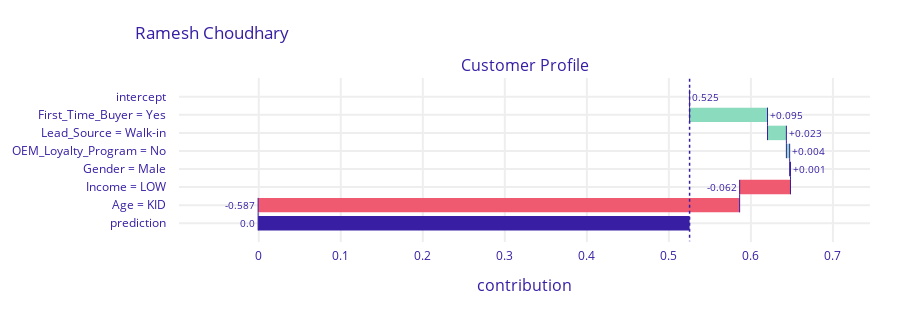
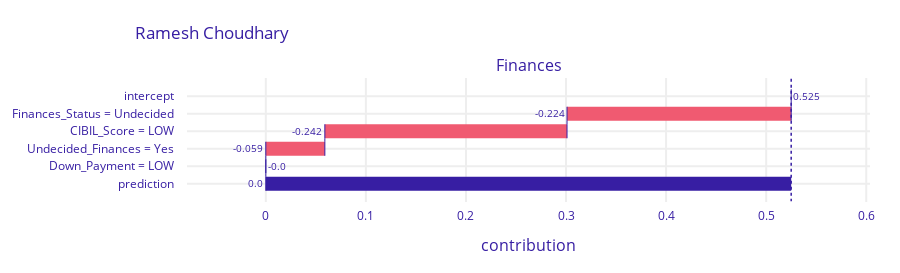
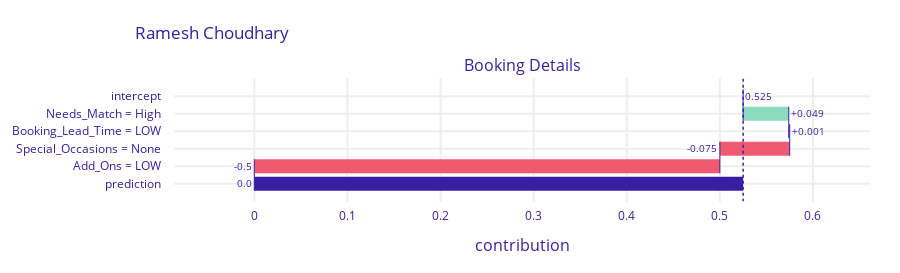
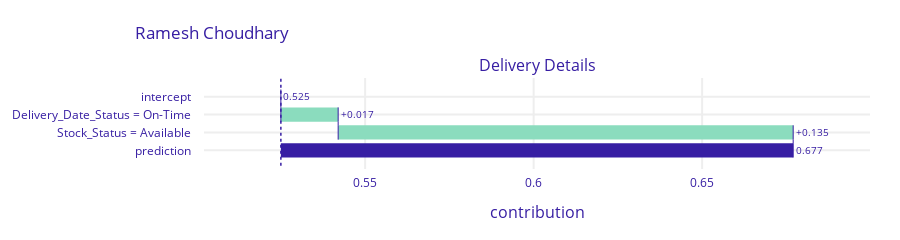

The code cell stored with these charts, in order, in its notebook:
### Code cell
def getValuesofCustomer(person):
    index = np.where(df_index['Customer name'] == person)[0][0]
    to_predicted = new_df.iloc[int(index)]

    model1values = to_predicted[df_Customerprofile.columns]
    breakdown = exp1.predict_parts(to_predicted[df_Customerprofile.columns], type='break_down', label='Customer Profile')
    breakdown.plot(title=person)

    model2values = to_predicted[df_Finance.columns]
    breakdown = exp2.predict_parts(to_predicted[df_Finance.columns], type='break_down', label='Finances')
    breakdown.plot(title=person)

    model3values = to_predicted[df_Bookingdetails.columns]
   
    breakdown = exp3.predict_parts(to_predicted[df_Bookingdetails.columns], type='break_down', label='Booking Details')
    breakdown.plot(title=person)

    model4values = to_predicted[df_deliveryDetails.columns]
   
    breakdown = exp4.predict_parts(to_predicted[df_deliveryDetails.columns], type='break_down', label='Delivery Details')
    breakdown.plot(title=person)

    model5values = to_predicted[df_customerexperience.columns]
   
    breakdown = exp5.predict_parts(to_predicted[df_customerexperience.columns], type='break_down', label='Additional Customer Details')
    breakdown.plot(title=person)

    model1_predicted = df_customermodel.predict(model1values).to_numpy()[0]
    model2_predicted = df_financesmodel.predict(model2values).to_numpy()[0]
    model3_predicted = df_bookingdetailsmodel.predict(model3values).to_numpy()[0]
    model4_predicted = df_deliverydetailsmodel.predict(model4values).to_numpy()[0]
    model5_predicted = df_customerexperiencemodel.predict(model5values).to_numpy()[0]
    finalresult  = model1_predicted + model2_predicted + model3_predicted + model4_predicted + model5_predicted
    bar_labels = ['Customer Profile', 'Finances', 'Booking Details', 'Delivery Details','Additional Customer Inputs']
    bar_values = [model1_predicted,model2_predicted,model3_predicted,model4_predicted,model5_predicted]
    plt.bar(bar_labels, bar_values)
    plt.title('How its impacted to final output ?')
    plt.xlabel('Profiles')
    plt.ylabel('Weights')
    plt.xticks(fontsize=6)
    plt.show()
    return round((finalresult * 100) / 5,2)

print("Final Prbability: ", getValuesofCustomer('Ramesh Choudhary'))

### Figure 1 — Plotly figure (JSON) as saved in the notebook; plotly's stock layout.template omitted (floating-point values rounded to 4 significant figures)
{"data": [{"base": 0.5253, "connector": {"line": {"color": "#371ea3", "dash": "solid", "width": 1}, "mode": "spanning"}, "decreasing": {"marker": {"color": "#f05a71"}}, "hoverinfo": "text+delta", "hoverlabel": {"bgcolor": "rgba(0,0,0,0.8)"}, "hovertext": ["Average response: 0.525<br>Prediction: 0.0", "First_Time_Buyer = Yes<br>increases average response by", "Lead_Source = Walk-in<br>increases average response by", "OEM_Loyalty_Program = No<br>increases average response by", "Gender = Male<br>increases average response by", "Income = LOW<br>decreases average response by", "Age = KID<br>decreases average response by", "Average response: 0.525<br>Prediction: 0.0"], "increasing": {"marker": {"color": "#8bdcbe"}}, "measure": ["relative", "relative", "relative", "relative", "relative", "relative", "relative", "total"], "orientation": "h", "showlegend": false, "text": ["0.525", "+0.095", "+0.023", "+0.004", "+0.001", "-0.062", "-0.587", "0.0"], "textposition": "outside", "totals": {"marker": {"color": "#371ea3"}}, "type": "waterfall", "x": [0, 0.095, 0.023, 0.004, 0.001, -0.062, -0.587, -0.525], "xaxis": "x", "y": ["intercept", "First_Time_Buyer = Yes", "Lead_Source = Walk-in", "OEM_Loyalty_Program = No", "Gender = Male", "Income = LOW", "Age = KID", "prediction"], "yaxis": "y"}], "layout": {"annotations": [{"font": {"size": 16}, "showarrow": false, "text": "Customer Profile", "x": 0.5, "xanchor": "center", "xref": "paper", "y": 1, "yanchor": "bottom", "yref": "paper"}, {"font": {"size": 16}, "showarrow": false, "text": "contribution", "x": 0.5, "xanchor": "center", "xref": "paper", "y": 0, "yanchor": "top", "yref": "paper", "yshift": -30}], "font": {"color": "#371ea3"}, "height": 313, "margin": {"b": 71, "r": 30, "t": 78}, "shapes": [{"line": {"color": "#371ea3", "dash": "dot", "width": 1.5}, "type": "line", "x0": 0.5253, "x1": 0.5253, "xref": "x", "y0": -1, "y1": 8, "yref": "y"}], "title": {"text": "Ramesh Choudhary", "x": 0.15}, "xaxis": {"anchor": "y", "automargin": true, "domain": [0, 1], "fixedrange": true, "gridwidth": 2, "range": [-0.0972, 0.7452], "tickcolor": "white", "ticklen": 3, "ticks": "outside", "type": "linear", "zeroline": false}, "yaxis": {"anchor": "x", "automargin": true, "autorange": "reversed", "domain": [0, 1], "fixedrange": true, "gridwidth": 2, "tickcolor": "white", "ticklen": 10, "ticks": "outside", "type": "category"}}}

### Figure 2 — Plotly figure (JSON) as saved in the notebook; plotly's stock layout.template omitted (floating-point values rounded to 4 significant figures)
{"data": [{"base": 0.525, "connector": {"line": {"color": "#371ea3", "dash": "solid", "width": 1}, "mode": "spanning"}, "decreasing": {"marker": {"color": "#f05a71"}}, "hoverinfo": "text+delta", "hoverlabel": {"bgcolor": "rgba(0,0,0,0.8)"}, "hovertext": ["Average response: 0.525<br>Prediction: 0.0", "Finances_Status = Undecided<br>decreases average response by", "CIBIL_Score = LOW<br>decreases average response by", "Undecided_Finances = Yes<br>decreases average response by", "Down_Payment = LOW<br>decreases average response by", "Average response: 0.525<br>Prediction: 0.0"], "increasing": {"marker": {"color": "#8bdcbe"}}, "measure": ["relative", "relative", "relative", "relative", "relative", "total"], "orientation": "h", "showlegend": false, "text": ["0.525", "-0.224", "-0.242", "-0.059", "-0.0", "0.0"], "textposition": "outside", "totals": {"marker": {"color": "#371ea3"}}, "type": "waterfall", "x": [0, -0.224, -0.242, -0.059, 0, -0.525], "xaxis": "x", "y": ["intercept", "Finances_Status = Undecided", "CIBIL_Score = LOW", "Undecided_Finances = Yes", "Down_Payment = LOW", "prediction"], "yaxis": "y"}], "layout": {"annotations": [{"font": {"size": 16}, "showarrow": false, "text": "Finances", "x": 0.5, "xanchor": "center", "xref": "paper", "y": 1, "yanchor": "bottom", "yref": "paper"}, {"font": {"size": 16}, "showarrow": false, "text": "contribution", "x": 0.5, "xanchor": "center", "xref": "paper", "y": 0, "yanchor": "top", "yref": "paper", "yshift": -30}], "font": {"color": "#371ea3"}, "height": 273, "margin": {"b": 71, "r": 30, "t": 78}, "shapes": [{"line": {"color": "#371ea3", "dash": "dot", "width": 1.5}, "type": "line", "x0": 0.525, "x1": 0.525, "xref": "x", "y0": -1, "y1": 6, "yref": "y"}], "title": {"text": "Ramesh Choudhary", "x": 0.15}, "xaxis": {"anchor": "y", "automargin": true, "domain": [0, 1], "fixedrange": true, "gridwidth": 2, "range": [-0.07875, 0.6038], "tickcolor": "white", "ticklen": 3, "ticks": "outside", "type": "linear", "zeroline": false}, "yaxis": {"anchor": "x", "automargin": true, "autorange": "reversed", "domain": [0, 1], "fixedrange": true, "gridwidth": 2, "tickcolor": "white", "ticklen": 10, "ticks": "outside", "type": "category"}}}

### Figure 3 — Plotly figure (JSON) as saved in the notebook; plotly's stock layout.template omitted (floating-point values rounded to 4 significant figures)
{"data": [{"base": 0.525, "connector": {"line": {"color": "#371ea3", "dash": "solid", "width": 1}, "mode": "spanning"}, "decreasing": {"marker": {"color": "#f05a71"}}, "hoverinfo": "text+delta", "hoverlabel": {"bgcolor": "rgba(0,0,0,0.8)"}, "hovertext": ["Average response: 0.525<br>Prediction: 0.0", "Needs_Match = High<br>increases average response by", "Booking_Lead_Time = LOW<br>increases average response by", "Special_Occasions = None<br>decreases average response by", "Add_Ons = LOW<br>decreases average response by", "Average response: 0.525<br>Prediction: 0.0"], "increasing": {"marker": {"color": "#8bdcbe"}}, "measure": ["relative", "relative", "relative", "relative", "relative", "total"], "orientation": "h", "showlegend": false, "text": ["0.525", "+0.049", "+0.001", "-0.075", "-0.5", "0.0"], "textposition": "outside", "totals": {"marker": {"color": "#371ea3"}}, "type": "waterfall", "x": [0, 0.049, 0.001, -0.075, -0.5, -0.525], "xaxis": "x", "y": ["intercept", "Needs_Match = High", "Booking_Lead_Time = LOW", "Special_Occasions = None", "Add_Ons = LOW", "prediction"], "yaxis": "y"}], "layout": {"annotations": [{"font": {"size": 16}, "showarrow": false, "text": "Booking Details", "x": 0.5, "xanchor": "center", "xref": "paper", "y": 1, "yanchor": "bottom", "yref": "paper"}, {"font": {"size": 16}, "showarrow": false, "text": "contribution", "x": 0.5, "xanchor": "center", "xref": "paper", "y": 0, "yanchor": "top", "yref": "paper", "yshift": -30}], "font": {"color": "#371ea3"}, "height": 273, "margin": {"b": 71, "r": 30, "t": 78}, "shapes": [{"line": {"color": "#371ea3", "dash": "dot", "width": 1.5}, "type": "line", "x0": 0.525, "x1": 0.525, "xref": "x", "y0": -1, "y1": 6, "yref": "y"}], "title": {"text": "Ramesh Choudhary", "x": 0.15}, "xaxis": {"anchor": "y", "automargin": true, "domain": [0, 1], "fixedrange": true, "gridwidth": 2, "range": [-0.08625, 0.6612], "tickcolor": "white", "ticklen": 3, "ticks": "outside", "type": "linear", "zeroline": false}, "yaxis": {"anchor": "x", "automargin": true, "autorange": "reversed", "domain": [0, 1], "fixedrange": true, "gridwidth": 2, "tickcolor": "white", "ticklen": 10, "ticks": "outside", "type": "category"}}}

### Figure 4 — Plotly figure (JSON) as saved in the notebook; plotly's stock layout.template omitted (floating-point values rounded to 4 significant figures)
{"data": [{"base": 0.525, "connector": {"line": {"color": "#371ea3", "dash": "solid", "width": 1}, "mode": "spanning"}, "decreasing": {"marker": {"color": "#f05a71"}}, "hoverinfo": "text+delta", "hoverlabel": {"bgcolor": "rgba(0,0,0,0.8)"}, "hovertext": ["Average response: 0.525<br>Prediction: 0.677", "Delivery_Date_Status = On-Time<br>increases average response by", "Stock_Status = Available<br>increases average response by", "Average response: 0.525<br>Prediction: 0.677"], "increasing": {"marker": {"color": "#8bdcbe"}}, "measure": ["relative", "relative", "relative", "total"], "orientation": "h", "showlegend": false, "text": ["0.525", "+0.017", "+0.135", "0.677"], "textposition": "outside", "totals": {"marker": {"color": "#371ea3"}}, "type": "waterfall", "x": [0, 0.017, 0.135, 0.152], "xaxis": "x", "y": ["intercept", "Delivery_Date_Status = On-Time", "Stock_Status = Available", "prediction"], "yaxis": "y"}], "layout": {"annotations": [{"font": {"size": 16}, "showarrow": false, "text": "Delivery Details", "x": 0.5, "xanchor": "center", "xref": "paper", "y": 1, "yanchor": "bottom", "yref": "paper"}, {"font": {"size": 16}, "showarrow": false, "text": "contribution", "x": 0.5, "xanchor": "center", "xref": "paper", "y": 0, "yanchor": "top", "yref": "paper", "yshift": -30}], "font": {"color": "#371ea3"}, "height": 233, "margin": {"b": 71, "r": 30, "t": 78}, "shapes": [{"line": {"color": "#371ea3", "dash": "dot", "width": 1.5}, "type": "line", "x0": 0.525, "x1": 0.525, "xref": "x", "y0": -1, "y1": 4, "yref": "y"}], "title": {"text": "Ramesh Choudhary", "x": 0.15}, "xaxis": {"anchor": "y", "automargin": true, "domain": [0, 1], "fixedrange": true, "gridwidth": 2, "range": [0.5022, 0.6998], "tickcolor": "white", "ticklen": 3, "ticks": "outside", "type": "linear", "zeroline": false}, "yaxis": {"anchor": "x", "automargin": true, "autorange": "reversed", "domain": [0, 1], "fixedrange": true, "gridwidth": 2, "tickcolor": "white", "ticklen": 10, "ticks": "outside", "type": "category"}}}
